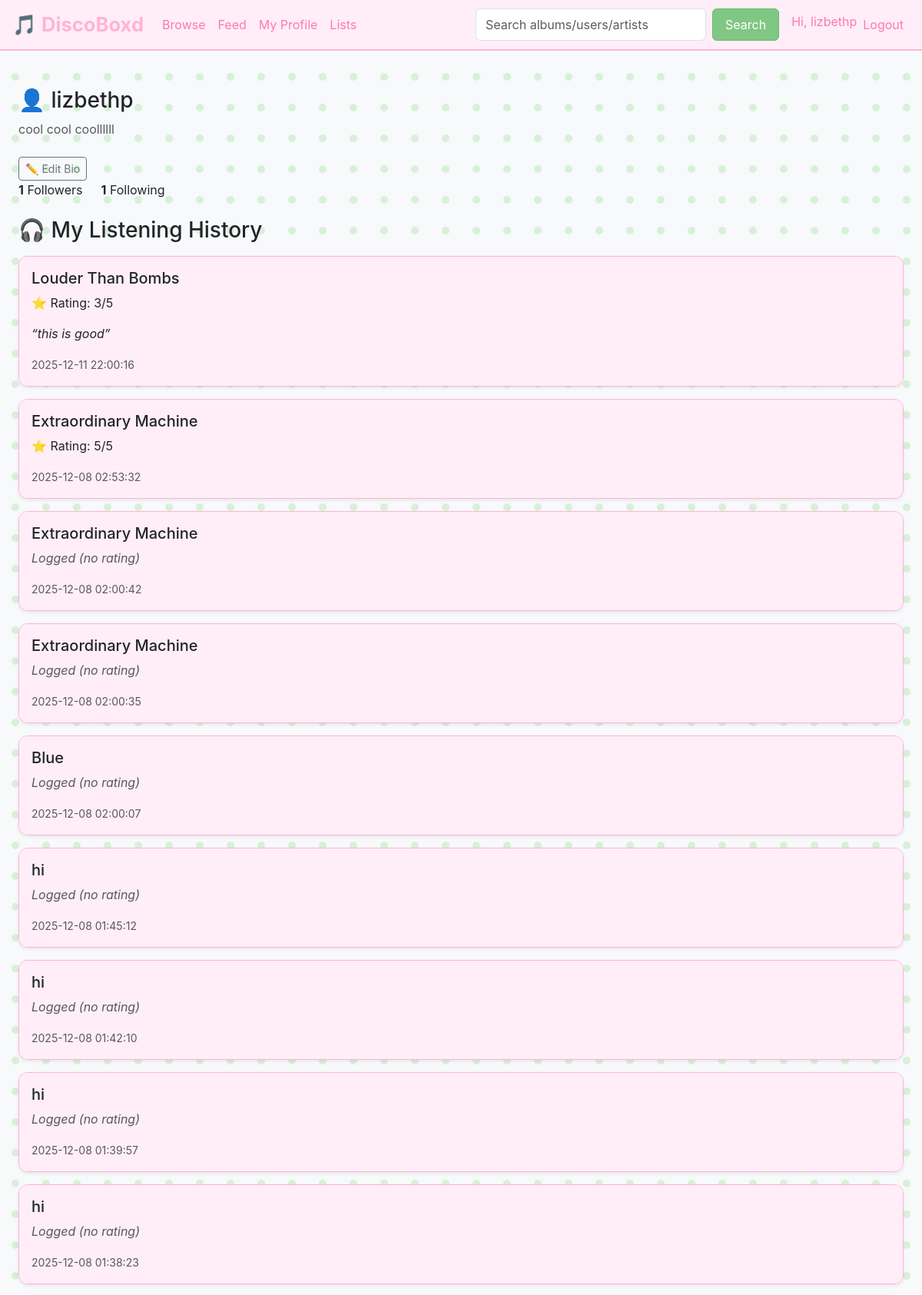
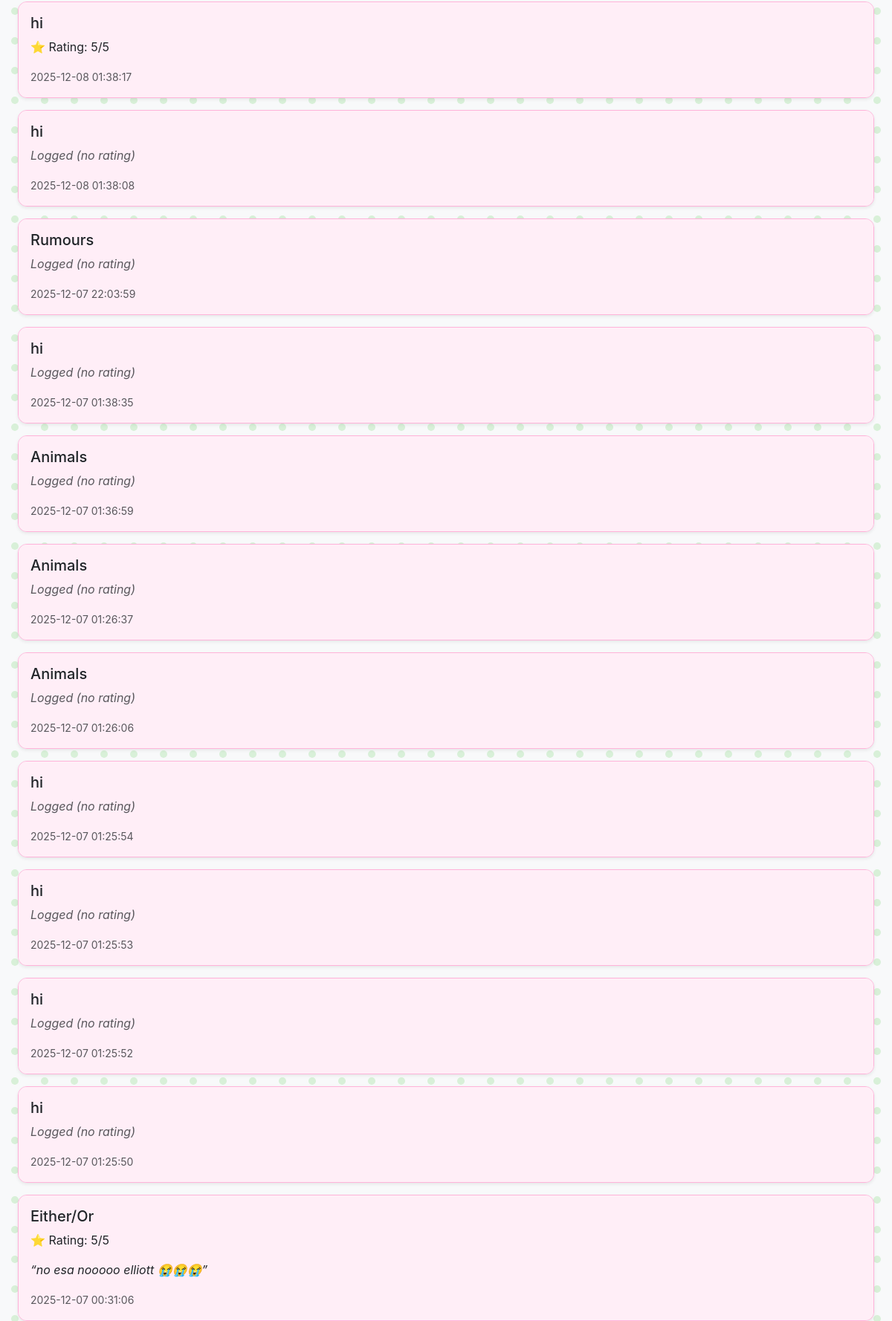
The app's page /profile (signed in, upper part) with its own data (2 pictures, top to bottom).
### tables this page shows
CREATE TABLE users (
    id INTEGER PRIMARY KEY AUTOINCREMENT,
    username TEXT UNIQUE NOT NULL,
    email TEXT UNIQUE NOT NULL,
    password_hash TEXT NOT NULL,
    user_bio TEXT,
    join_date DATETIME DEFAULT CURRENT_TIMESTAMP
, is_admin INTEGER DEFAULT 0);

CREATE TABLE logs (
    id INTEGER PRIMARY KEY AUTOINCREMENT,
    user_id INTEGER NOT NULL,
    album_id INTEGER NOT NULL,
    rating INTEGER CHECK (rating >= 1 AND rating <= 5),
    review TEXT,
    listened_date DATETIME DEFAULT CURRENT_TIMESTAMP,
    is_relistened INTEGER DEFAULT 0,
    FOREIGN KEY (user_id) REFERENCES users(id) ON DELETE CASCADE,
    FOREIGN KEY (album_id) REFERENCES albums(id) ON DELETE CASCADE
);

CREATE TABLE albums (
    id INTEGER PRIMARY KEY AUTOINCREMENT,
    title TEXT NOT NULL,
    release_year INTEGER,
    cover_image TEXT
);

### app.py (the view)
@app.route("/profile")
def profile():
    if not session.get("user_id"):
        return redirect(url_for("login"))
    user_id = session["user_id"]
    conn = connect_db()
    cur = conn.cursor()
    cur.execute("SELECT * FROM users WHERE id = ?", (user_id,))
    user = cur.fetchone()
    cur.execute("""
        SELECT a.title, l.rating, l.review, l.listened_date
        FROM logs l
        JOIN albums a ON l.album_id = a.id
        WHERE l.user_id = ?
        ORDER BY l.listened_date DESC;
    """, (user_id,))
    logs = cur.fetchall()
    cur.execute("""
        SELECT l.id, l.name, l.is_public, COUNT(la.album_id) AS album_count
        FROM lists l
        LEFT JOIN list_albums la ON l.id = la.list_id
        WHERE l.user_id = ?
        GROUP BY l.id, l.name, l.is_public;
    """, (user_id,))
    lists = cur.fetchall()
    cur.execute("""
        SELECT COUNT(*) FROM user_follows WHERE following_id = ?;
    """, (user_id,))
    follower_count = cur.fetchone()[0]
    cur.execute("""
        SELECT COUNT(*) FROM user_follows WHERE follower_id = ?;
    """, (user_id,))
    following_count = cur.fetchone()[0]
    conn.close()
    return render_template(
        "profile.html",
        user=user,
        logs=logs,
        lists=lists,
        follower_count=follower_count,
        following_count=following_count
)

### app.py (called while the page is built)
def connect_db():
    conn = sqlite3.connect(DB_PATH)
    conn.row_factory = sqlite3.Row
    return conn

### templates/profile.html (shortened to what this page needs)
{% extends "layout.html" %}
{% block content %}
<div class="container mt-4">
    <div class="mb-4">
        <h3>👤 {{ user['username'] }}</h3>
        {% if user['user_bio'] %}
            <p class="text-muted">{{ user['user_bio'] }}</p>
        {% else %}
            <p class="text-muted fst-italic">No bio yet.</p>
        {% endif %}
        <button class="btn btn-sm btn-outline-secondary mt-2"
                data-bs-toggle="modal"
                data-bs-target="#bioModal">
            ✏️ Edit Bio
        </button>
        <div class="d-flex gap-4 mb-3">
            <a href="{{ url_for('followers', user_id=user['id']) }}"
            class="text-decoration-none text-dark">
                <strong>{{ follower_count }}</strong> Followers
            </a>
            <a href="{{ url_for('following', user_id=user['id']) }}"
            class="text-decoration-none text-dark">
                <strong>{{ following_count }}</strong> Following
            </a>
        </div>
    </div>
    <h3 class="mt-4 mb-3">🎧 My Listening History</h3>
    {% if logs %}
        {% for log in logs %}
        <div class="card mb-3 shadow-sm">
            <div class="card-body">
                <h5 class="card-title">{{ log['title'] }}</h5>
                {% if log['rating'] %}
                    <p class="card-text">⭐ Rating: {{ log['rating'] }}/5</p>
                {% else %}
                    <p class="card-text fst-italic text-muted">Logged (no rating)</p>
                {% endif %}
                {% if log['review'] %}
                    <p class="card-text fst-italic">
                        “{{ log['review'] }}”
                    </p>
                {% endif %}
                <p class="card-text">
                    <small class="text-muted">
                        {{ log['listened_date'] }}
                    </small>
                </p>
            </div>
        </div>
        {% endfor %}
    {% else %}
        <div class="alert alert-info">
            You haven't logged any albums yet.
        </div>
    {% endif %}
</div>
{% endblock %}

### templates/layout.html (shortened to what this page needs)
<!DOCTYPE html>
<html lang="en">
<head>
    <link href="https://cdn.jsdelivr.net/npm/bootstrap@5.3.2/dist/css/bootstrap.min.css"
          rel="stylesheet">
    <link rel="stylesheet" href="{{ url_for('static', filename='styles.css') }}">
</head>
<body class="bg-light">
<nav class="navbar navbar-expand-lg navbar-dark bg-dark px-3">
    <a class="navbar-brand fw-bold" href="{{ url_for('albums') }}">
        🎵 DiscoBoxd
    </a>
    <div class="collapse navbar-collapse" id="navbarNav">
        <ul class="navbar-nav me-auto">
            <li class="nav-item">
                <a class="nav-link" href="{{ url_for('albums') }}">Browse</a>
            </li>
            {% if session.get("user_id") %}
            <li class="nav-item">
                <a class="nav-link" href="{{ url_for('feed') }}">Feed</a>
            </li>
            <li class="nav-item">
                <a class="nav-link" href="{{ url_for('profile') }}">My Profile</a>
            </li>
            <li class="nav-item">
                <a class="nav-link" href="{{ url_for('browse_lists') }}">Lists</a>
            </li>
            {% endif %}
        </ul>
        <form class="d-flex me-3" method="POST" action="{{ url_for('search') }}">
            <input class="form-control me-2" type="search" name="term"
                   placeholder="Search albums/users/artists" required>
            <button class="btn btn-outline-light" type="submit">Search</button>
        </form>
        <ul class="navbar-nav">
            {% if session.get("user_id") %}
                <li class="nav-item">
                    <span class="navbar-text me-3 text-light">
                        Hi, {{ session["username"] }}
                    </span>
                </li>
                <li class="nav-item">
                    <a class="nav-link text-warning" href="{{ url_for('logout') }}">
                        Logout
                    </a>
                </li>
            {% endif %}
        </ul>
    </div>
</nav>
<div class="container py-4">
    {% block content %}
    {% endblock %}
</div>
</body>
</html>

### static/styles.css (style rules this page uses)
body { background-color: #ff82c2; background-attachment: fixed; font-family: 'Inter', Arial, sans-serif; }
.review, .card-body, .list-group-item { background-color: #ffeef7 !important; opacity: 1 !important; }
nav, .navbar { background-color: #ffeef7 !important; border-bottom: 2px solid #ffb3d9; }
.navbar-brand { font-weight: 700; font-size: 1.6rem; color: #ffb3d9; }
.navbar .nav-link { color: #ff76ba !important; }
navbar .btn-outline-success, .navbar button { background-color: #ff76ba; border-color: #fe5cad; color: white; }
navbar .btn-outline-success, .navbar button { background-color: #81c784; border-color: #66bb6a; color: white; padding: 0.5rem 1rem; white-space: nowrap; min-width: fit-content; }
.navbar .text-white, .navbar span { color: #ff76ba !important; line-height: 1 !important; margin: 0 !important; }
.navbar input[type="search"], .navbar input[type="text"] { min-width: 300px; }
.navbar .text-warning { color: #ff76ba !important; line-height: 1 !important; margin: 0 !important; }
.card { border-radius: 12px; overflow: hidden; background: #ffeef7; border: 1px solid #ffb3d9; box-shadow: 0 4px 12px rgba(167, 255, 119, 0.15); }
.container { max-width: 1200px; }
a { color: #66bb6a; }

### records on screen
users: username "lizbethp", user_bio "cool cool coollllll"
logs: title "Louder Than Bombs", rating "3", review "this is good", listened_date "2025-12-11 22:00:16"
logs: title "Extraordinary Machine", rating "5", listened_date "2025-12-08 02:53:32"
logs: title "Extraordinary Machine", shows "Logged (no rating)", listened_date "2025-12-08 02:00:42"
logs: title "Extraordinary Machine", shows "Logged (no rating)", listened_date "2025-12-08 02:00:35"
logs: title "Blue", shows "Logged (no rating)", listened_date "2025-12-08 02:00:07"
logs: title "hi", shows "Logged (no rating)", listened_date "2025-12-08 01:45:12"
logs: title "hi", shows "Logged (no rating)", listened_date "2025-12-08 01:42:10"
logs: title "hi", shows "Logged (no rating)", listened_date "2025-12-08 01:39:57"
logs: title "hi", shows "Logged (no rating)", listened_date "2025-12-08 01:38:23"
logs: title "hi", rating "5", listened_date "2025-12-08 01:38:17"
logs: title "hi", shows "Logged (no rating)", listened_date "2025-12-08 01:38:08"
logs: title "Rumours", shows "Logged (no rating)", listened_date "2025-12-07 22:03:59"
logs: title "hi", shows "Logged (no rating)", listened_date "2025-12-07 01:38:35"
logs: title "Animals", shows "Logged (no rating)", listened_date "2025-12-07 01:36:59"
logs: title "Animals", shows "Logged (no rating)", listened_date "2025-12-07 01:26:37"
logs: title "Animals", shows "Logged (no rating)", listened_date "2025-12-07 01:26:06"
logs: title "hi", shows "Logged (no rating)", listened_date "2025-12-07 01:25:54"
logs: title "hi", shows "Logged (no rating)", listened_date "2025-12-07 01:25:53"
logs: title "hi", shows "Logged (no rating)", listened_date "2025-12-07 01:25:52"
logs: title "hi", shows "Logged (no rating)", listened_date "2025-12-07 01:25:50"
logs: title "Either/Or", rating "5", review "no esa nooooo elliott 😭😭😭", listened_date "2025-12-07 00:31:06"

### other values on screen
{{ follower_count }} "1"
{{ following_count }} "1"
